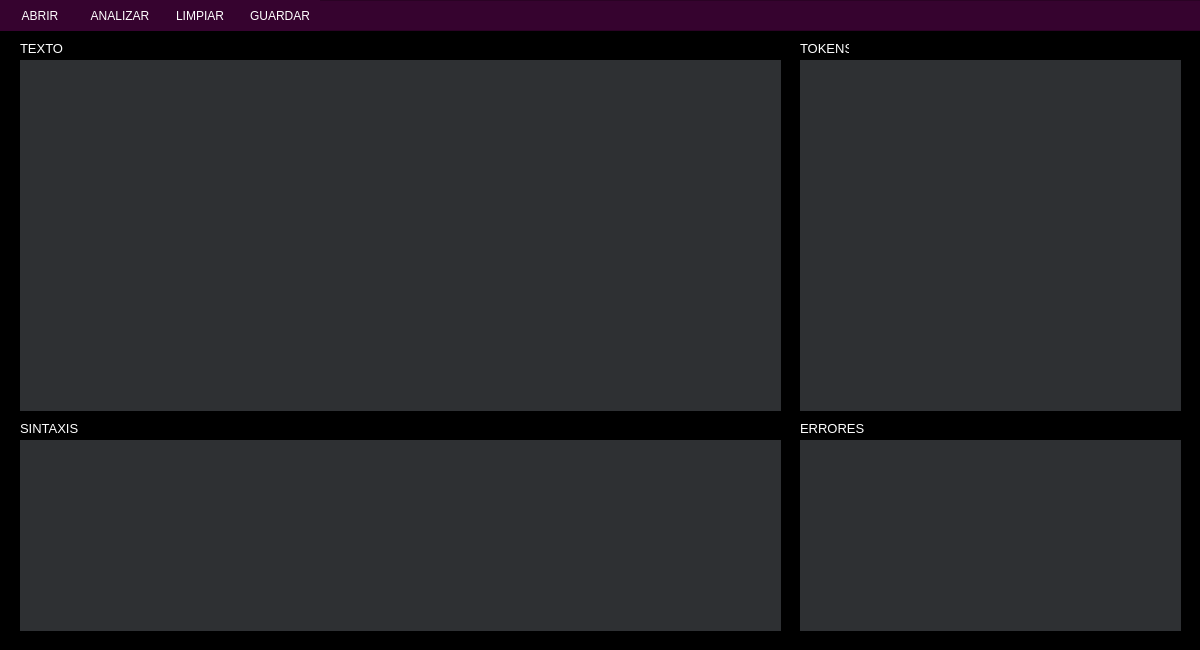
<?xml version="1.0" encoding="UTF-8"?>
<ui version="4.0">
 <class>Analizador</class>
 <widget class="QWidget" name="Analizador">
  <property name="geometry">
   <rect>
    <x>0</x>
    <y>0</y>
    <width>1200</width>
    <height>650</height>
   </rect>
  </property>
  <property name="minimumSize">
   <size>
    <width>1200</width>
    <height>650</height>
   </size>
  </property>
  <property name="maximumSize">
   <size>
    <width>1200</width>
    <height>650</height>
   </size>
  </property>
  <property name="windowTitle">
   <string>Analizador</string>
  </property>
  <property name="styleSheet">
   <string notr="true">background-color: rgb(0, 0, 0);</string>
  </property>
  <widget class="QTextEdit" name="txtTexto">
   <property name="geometry">
    <rect>
     <x>20</x>
     <y>60</y>
     <width>761</width>
     <height>351</height>
    </rect>
   </property>
   <property name="font">
    <font>
     <pointsize>11</pointsize>
    </font>
   </property>
   <property name="styleSheet">
    <string notr="true">background-color: rgb(46, 48, 51);
color: rgb(255, 255, 255);
border: none;</string>
   </property>
  </widget>
  <widget class="QTextEdit" name="txtErrores">
   <property name="geometry">
    <rect>
     <x>800</x>
     <y>440</y>
     <width>381</width>
     <height>191</height>
    </rect>
   </property>
   <property name="font">
    <font>
     <pointsize>11</pointsize>
    </font>
   </property>
   <property name="styleSheet">
    <string notr="true">background-color: rgb(46, 48, 51);
color: rgb(255, 255, 255);
border: none;</string>
   </property>
   <property name="readOnly">
    <bool>true</bool>
   </property>
  </widget>
  <widget class="QTextEdit" name="txtToken">
   <property name="geometry">
    <rect>
     <x>800</x>
     <y>60</y>
     <width>381</width>
     <height>351</height>
    </rect>
   </property>
   <property name="font">
    <font>
     <pointsize>11</pointsize>
    </font>
   </property>
   <property name="styleSheet">
    <string notr="true">background-color: rgb(46, 48, 51);
color: rgb(255, 255, 255);
border: none;</string>
   </property>
   <property name="readOnly">
    <bool>true</bool>
   </property>
  </widget>
  <widget class="QFrame" name="frame">
   <property name="geometry">
    <rect>
     <x>0</x>
     <y>0</y>
     <width>1201</width>
     <height>31</height>
    </rect>
   </property>
   <property name="styleSheet">
    <string notr="true">background-color: rgb(54, 3, 47);</string>
   </property>
   <property name="frameShape">
    <enum>QFrame::StyledPanel</enum>
   </property>
   <property name="frameShadow">
    <enum>QFrame::Raised</enum>
   </property>
   <widget class="QPushButton" name="btnGuardar">
    <property name="geometry">
     <rect>
      <x>240</x>
      <y>0</y>
      <width>80</width>
      <height>31</height>
     </rect>
    </property>
    <property name="styleSheet">
     <string notr="true">color: rgb(255, 255, 255);
border: none;</string>
    </property>
    <property name="text">
     <string>GUARDAR</string>
    </property>
   </widget>
   <widget class="QPushButton" name="btnLimpiar">
    <property name="geometry">
     <rect>
      <x>160</x>
      <y>0</y>
      <width>80</width>
      <height>31</height>
     </rect>
    </property>
    <property name="styleSheet">
     <string notr="true">color: rgb(255, 255, 255);
border: none;
</string>
    </property>
    <property name="text">
     <string>LIMPIAR</string>
    </property>
   </widget>
   <widget class="QPushButton" name="btnAnalizar">
    <property name="geometry">
     <rect>
      <x>80</x>
      <y>0</y>
      <width>80</width>
      <height>31</height>
     </rect>
    </property>
    <property name="styleSheet">
     <string notr="true">color: rgb(255, 255, 255);
border: none;</string>
    </property>
    <property name="text">
     <string>ANALIZAR</string>
    </property>
   </widget>
   <widget class="QPushButton" name="btnAbrir">
    <property name="geometry">
     <rect>
      <x>0</x>
      <y>0</y>
      <width>80</width>
      <height>31</height>
     </rect>
    </property>
    <property name="minimumSize">
     <size>
      <width>80</width>
      <height>0</height>
     </size>
    </property>
    <property name="maximumSize">
     <size>
      <width>80</width>
      <height>16777215</height>
     </size>
    </property>
    <property name="styleSheet">
     <string notr="true">color: rgb(255, 255, 255);
border: none;</string>
    </property>
    <property name="text">
     <string>ABRIR</string>
    </property>
   </widget>
  </widget>
  <widget class="QLabel" name="label">
   <property name="geometry">
    <rect>
     <x>800</x>
     <y>40</y>
     <width>49</width>
     <height>16</height>
    </rect>
   </property>
   <property name="font">
    <font>
     <pointsize>10</pointsize>
    </font>
   </property>
   <property name="styleSheet">
    <string notr="true">color: rgb(255, 255, 255);</string>
   </property>
   <property name="text">
    <string>TOKENS</string>
   </property>
  </widget>
  <widget class="QLabel" name="label_2">
   <property name="geometry">
    <rect>
     <x>20</x>
     <y>40</y>
     <width>49</width>
     <height>16</height>
    </rect>
   </property>
   <property name="font">
    <font>
     <pointsize>10</pointsize>
    </font>
   </property>
   <property name="styleSheet">
    <string notr="true">color: rgb(255, 255, 255);</string>
   </property>
   <property name="text">
    <string>TEXTO</string>
   </property>
  </widget>
  <widget class="QLabel" name="label_3">
   <property name="geometry">
    <rect>
     <x>800</x>
     <y>420</y>
     <width>71</width>
     <height>16</height>
    </rect>
   </property>
   <property name="font">
    <font>
     <pointsize>10</pointsize>
    </font>
   </property>
   <property name="styleSheet">
    <string notr="true">color: rgb(255, 255, 255);</string>
   </property>
   <property name="text">
    <string>ERRORES</string>
   </property>
  </widget>
  <widget class="QTextEdit" name="txtSintaxis">
   <property name="geometry">
    <rect>
     <x>20</x>
     <y>440</y>
     <width>761</width>
     <height>191</height>
    </rect>
   </property>
   <property name="font">
    <font>
     <pointsize>11</pointsize>
    </font>
   </property>
   <property name="styleSheet">
    <string notr="true">background-color: rgb(46, 48, 51);
color: rgb(255, 255, 255);
border: none;</string>
   </property>
   <property name="readOnly">
    <bool>true</bool>
   </property>
  </widget>
  <widget class="QLabel" name="label_4">
   <property name="geometry">
    <rect>
     <x>20</x>
     <y>420</y>
     <width>71</width>
     <height>16</height>
    </rect>
   </property>
   <property name="font">
    <font>
     <pointsize>10</pointsize>
    </font>
   </property>
   <property name="styleSheet">
    <string notr="true">color: rgb(255, 255, 255);</string>
   </property>
   <property name="text">
    <string>SINTAXIS</string>
   </property>
  </widget>
 </widget>
 <resources/>
 <connections/>
</ui>
